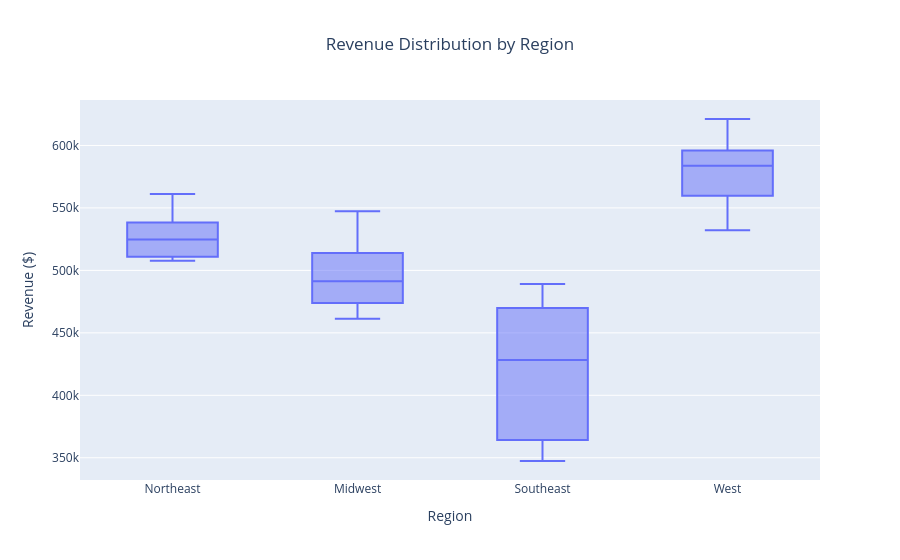

Notebook code cell kept with this figure:
### Markdown cell above
### Distribution Visualization by Region

### Code cell
fig = px.box(
    northwoodfresh_data,
    x="region",
    y="revenue",
    title="Revenue Distribution by Region"
)
fig.update_layout(
    title_x=0.5
)
fig.update_yaxes(title_text="Revenue ($)")
fig.update_xaxes(title_text="Region")
fig.show()

### Figure 1 — Plotly figure (JSON) as saved in the notebook; plotly's stock layout.template omitted (floating-point values rounded to 4 significant figures)
{"data": [{"alignmentgroup": "True", "hovertemplate": "region=%{x}<br>revenue=%{y}<extra></extra>", "legendgroup": "", "marker": {"color": "#636efa"}, "name": "", "notched": false, "offsetgroup": "", "orientation": "v", "showlegend": false, "type": "box", "x": ["Northeast", "Northeast", "Northeast", "Northeast", "Northeast", "Northeast", "Northeast", "Northeast", "Northeast", "Northeast", "Northeast", "Northeast", "Midwest", "Midwest", "Midwest", "Midwest", "Midwest", "Midwest", "Midwest", "Midwest", "Midwest", "Midwest", "Midwest", "Midwest", "Southeast", "Southeast", "Southeast", "Southeast", "Southeast", "Southeast", "Southeast", "Southeast", "Southeast", "Southeast", "Southeast", "Southeast", "West", "West", "West", "West", "West", "West", "West", "West", "West", "West", "West", "West"], "x0": " ", "xaxis": "x", "y": [532900.0, 516400.0, 536800.0, 559600.0, 513900.0, 513900.0, 561100.0, 540000.0, 507800.0, 534100.0, 508000.0, 507900.0, 516200.0, 461200.0, 466000.0, 495700.0, 484200.0, 518000.0, 486800.0, 474000.0, 547400.0, 504200.0, 511700.0, 473700.0, 466900.0, 482700.0, 452400.0, 489000.0, 465600.0, 473000.0, 358900.0, 404300.0, 369800.0, 350400.0, 385200.0, 347400.0, 596200.0, 532200.0, 550800.0, 595800.0, 611800.0, 595100.0, 586600.0, 581100.0, 546400.0, 568800.0, 576400.0, 621200.0], "y0": " ", "yaxis": "y"}], "layout": {"boxmode": "group", "legend": {"tracegroupgap": 0}, "title": {"text": "Revenue Distribution by Region", "x": 0.5}, "xaxis": {"anchor": "y", "domain": [0, 1], "title": {"text": "Region"}}, "yaxis": {"anchor": "x", "domain": [0, 1], "title": {"text": "Revenue ($)"}}}}
